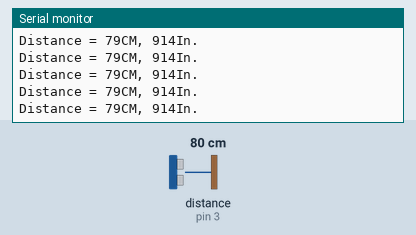
Recording of a sketch running on a simulated Arduino Uno, built with avr-gcc and run on an emulated ATmega328P. Shown: the last lines printed to the serial monitor. Wiring (inferred from the names in the program): ultrasonic range finder: trigger pin 2; echo pin 3. The inputs (shaded band) are chosen by the test bench; at power-on: distance to the obstacle (sensor on pin 3) 80 cm. The echo pulse lasts 58.3 µs per cm.

Above: at 1.2 s.
1.3 s: distance to the obstacle (sensor on pin 3) set to 2 cm
At 1.72 s:
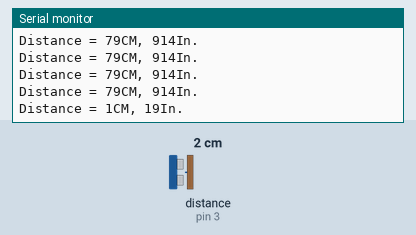
4.3 s: distance to the obstacle (sensor on pin 3) set to 4 cm
At 4.48 s:
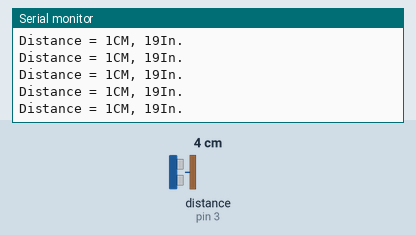
Timing chart, 0 to 7.3 s (numbered marks = the images above; inputs shaded):
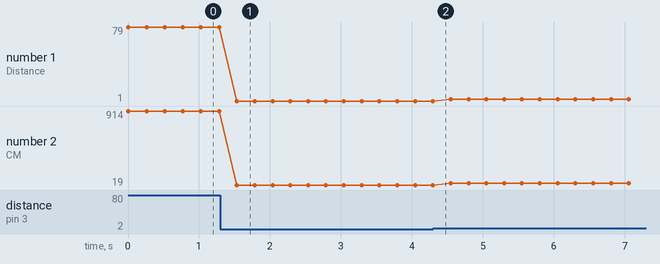

Measured:
- after the input at 1.3 s, the serial monitor: prints a new line after 0.23 s (image 1)
- plotted number 1: 79 → 1 after the input at 1.3 s, 1 → 3 after the input at 4.3 s
- plotted number 2: 914 → 19 after the input at 1.3 s, 19 → 42 after the input at 4.3 s

The sketch:

Sonar_or_Echo_Sensor.ino
```cpp
int trig = 2;
int echo = 3;


void setup()
{
  pinMode(trig,OUTPUT);
  pinMode(echo,INPUT);
  Serial.begin(9600);

}


void loop()
{
  long duration , cm , in ;

  digitalWrite(trig,LOW);
  delayMicroseconds(2);
  digitalWrite(trig,HIGH);
  delayMicroseconds(10);
  digitalWrite(trig,LOW);
  duration= pulseIn(echo,HIGH);
  cm= (duration/2)/ 29.1; // Distance in Centi-meter
  in= (duration/2)/ 2.54 ; //  Distance in Inch

  Serial.print("Distance = ");
  Serial.print(cm);
  Serial.print("CM, ");
  Serial.print(in);
  Serial.println("In.");
  delay(250);
}
```
